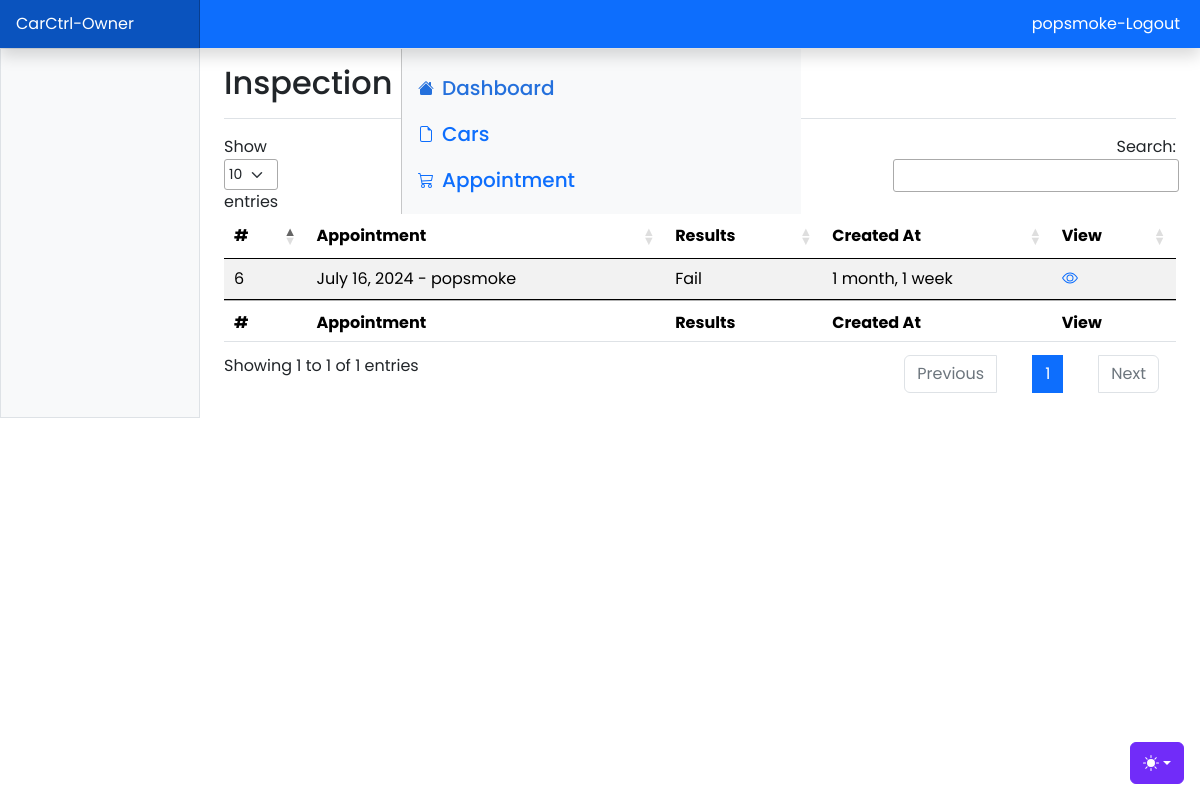
Screenshot of /owner/inspections (signed in) with the database file from the repository.
### App/models.py (models this page shows, shortened)
class User(AbstractUser):
    class Role(models.TextChoices):
        OWNER = "OWNER", "Owner"
        ADMIN = "ADMIN", "Admin"
    base_role = Role.ADMIN
    role = models.CharField(max_length=50, choices=Role.choices)
    phone_number = models.CharField(
        validators=[phone_regex], max_length=13, unique=True, null=True
    )
    address = models.CharField(max_length=100, blank=True)
    groups = models.ManyToManyField(
        "auth.Group",
        related_name="users",
        blank=True,
        verbose_name=_("groups"),
        help_text=_("The groups this user belongs to."),
    )
    user_permissions = models.ManyToManyField(
        Permission,
        related_name="users",
        blank=True,
        verbose_name=_("user permissions"),
        help_text=_("Specific permissions for this user."),
    )

class Inspection(models.Model):
    appointment_id = models.OneToOneField(Appointment, on_delete=models.CASCADE)
    result = models.BooleanField()
    recomendations = models.TextField()
    created_at = models.DateTimeField(auto_now_add=True)

class Appointment(models.Model):
    date = models.DateField()
    owner_id = models.ForeignKey(User, on_delete=models.CASCADE)
    center_id = models.ForeignKey(Center, on_delete=models.CASCADE)
    car_id = models.ForeignKey(Car, on_delete=models.CASCADE)
    type = models.CharField(max_length=50, choices=APPOINTMENT_TYPE)
    status = models.CharField(max_length=10, choices=STATUS, default='pendig')
    pstatus = models.BooleanField(default = 0)
    created_at = models.DateTimeField(auto_now_add=True)
    updated_at = models.DateTimeField(auto_now=True)

### App/views.py (the view)
# urls.py: path('owner/inspections', views.owner_inspections, name="owner-inspection"),
@login_required(login_url='login')
def owner_inspections(request):
    inspections = Inspection.objects.all()
    context = {'inspections': inspections}
    return render(request, "owner-insepections.html", context)

### App/templates/App/owner-insepections.html (shortened to what this page needs)
{% load static %}
{% include 'includes/owner-nav.html' %}
<main class="col-md-9 ms-sm-auto col-lg-10 px-md-4">
    <div
        class="d-flex justify-content-between flex-wrap flex-md-nowrap align-items-center pt-3 pb-2 mb-3 border-bottom">
        <h1 class="h2">Inspection History</h1>
    </div>
    <table id="myTable" class="table table-striped" style="width:100%">
        <thead>
            <tr>
                <th>#</th>
                <th>Appointment</th>
                <th>Results</th>
                <th>Created At</th>
                <th>View</th>
            </tr>
        </thead>
        <tbody>
            {% for inspection in inspections %}
            {% if inspection.appointment_id.owner_id.id != user.id %}
            {% else  %}
        <tr>
            <td>{{inspection.id}}</td>
            <td>{{inspection.appointment_id.date}} - {{inspection.appointment_id.owner_id}}</td>
            <td> {% if  inspection.result %}
                Pass
                {% else %}
                Fail
                {% endif %}
            </td>
            <td>{{inspection.created_at | timesince}}</td>
            <td><a href="{% url 'owner-inspection-view' inspection.id %}" class="text-primary">
                  </a></td>
        </tr>
        {% endif %}
        {% endfor %}
        </tbody>
        <tfoot>
            <tr>
                <th>#</th>
                <th>Appointment</th>
                <th>Results</th>
                <th>Created At</th>
                <th>View</th>
            </tr>
        </tfoot>
    </table>
</main>
{% include 'includes/owner-footer.html' %}

### App/templates/App/includes/owner-nav.html (shortened to what this page needs)
{% load static %}
<!doctype html>
<html lang="en" data-bs-theme="auto">
<head>
  <link rel="stylesheet" href="https://cdn.datatables.net/1.13.5/css/jquery.dataTables.min.css" />
    <link href="https://stackpath.bootstrapcdn.com/bootstrap/5.1.0/css/bootstrap.min.css" rel="stylesheet">
  <link href="{% static 'assets/dist/css/bootstrap.min.css'%}" rel="stylesheet">
  <link href="https://cdn.jsdelivr.net/npm/bootstrap-icons@1.10.5/font/bootstrap-icons.min.css" rel="stylesheet">
  <link href="{% static 'assets/css/dashboard.css'%}" rel="stylesheet">
</head>
<body>
  <div class="dropdown position-fixed bottom-0 end-0 mb-3 me-3 bd-mode-toggle">
    <button class="btn btn-bd-primary py-2 dropdown-toggle d-flex align-items-center" id="bd-theme" type="button"
      aria-expanded="false" data-bs-toggle="dropdown" aria-label="Toggle theme (auto)">
      <svg class="bi my-1 theme-icon-active" width="1em" height="1em">
        <use href="#circle-half"></use>
      </svg>
    </button>
  </div>
  <header class="navbar sticky-top bg-primary flex-md-nowrap p-0 shadow" data-bs-theme="dark">
    <a class="navbar-brand col-md-3 col-lg-2 me-0 px-3 fs-6 text-white" href="/">CarCtrl-Owner</a>
    <a href="{% url 'logoutAc' %}" class="text-white" style="padding-right: 20px; text-decoration: none;">{{ user.username }}-Logout</a>
  </header>
  <div class="container-fluid">
    <div class="row">
      <div class="sidebar border border-right col-md-3 col-lg-2 p-0 bg-body-tertiary">
        <div class="offcanvas-md offcanvas-end bg-body-tertiary" tabindex="-1" id="sidebarMenu"
          aria-labelledby="sidebarMenuLabel">
          <div class="offcanvas-body d-md-flex flex-column p-0 pt-lg-3 overflow-y-auto">
            <ul class="nav flex-column">
              <li class="nav-item">
                <a class="nav-link d-flex align-items-center gap-2 active" aria-current="page"
                  href="{% url 'owner-home' %}">
                  <svg class="bi">
                    <use xlink:href="#house-fill" />
                  </svg>
                  Dashboard
                </a>
              </li>
              <li class="nav-item">
                <a class="nav-link d-flex align-items-center gap-2" href="{% url 'owner-cars' %}">
                  <svg class="bi">
                    <use xlink:href="#file-earmark" />
                  </svg>
                  Cars
                </a>
              </li>
              <li class="nav-item">
                <a class="nav-link d-flex align-items-center gap-2" href="{% url 'owner-appointment' %}">
                  <svg class="bi">
                    <use xlink:href="#cart" />
                  </svg>
                  Appointment
                </a>
              </li>
              <li class="nav-item">
                <a class="nav-link d-flex align-items-center gap-2" href="{% url 'owner-inspection' %}">
                </a>
              </li>
              <li class="nav-item">
                <a class="nav-link d-flex align-items-center gap-2" href="{% url 'owner-notifications' %}">
                </a>
              </li>
            </ul>
          </div>
        </div>
      </div>

### static/assets/css/dashboard.css (style rules this page uses)
body { margin: 0; font-family: 'Poppins', sans-serif; background-color: #fff; }
.bi { display: inline-block; width: 1rem; height: 1rem; }
.sidebar .nav-link { font-size: 20px; font-weight: 500; }
.sidebar .nav-link.active { color: #2470dc; }
.navbar-brand { padding-top: .75rem; padding-bottom: .75rem; background-color: rgba(0, 0, 0, .25); box-shadow: inset -1px 0 0 rgba(0, 0, 0, .25); }

### App/templates/App/includes/owner-nav.html (style rules this page uses)
.bi { vertical-align: -.125em; fill: currentColor; }
.btn-bd-primary { --bd-violet-bg: #712cf9; --bd-violet-rgb: 112.520718, 44.062154, 249.437846; --bs-btn-font-weight: 600; --bs-btn-color: var(--bs-white); --bs-btn-bg: var(--bd-violet-bg); --bs-btn-border-color: var(--bd-violet-bg); --bs-btn-hover-color: var(--bs-white); --bs-btn-hover-bg: #6528e0; --bs-btn-hover-border-color: #6528e0; --bs-btn-focus-shadow-rgb: var(--bd-violet-rgb); --bs-btn-active-color: var(--bs-btn-hover-color); --bs-btn-active-bg: #5a23c8; --bs-btn-active-border-color: #5a23c8; }
.bd-mode-toggle { z-index: 1500; }

### rows the page displays
User: username "popsmoke"
Inspection: id "6", appointment_id "July 16, 2024", appointment_id.owner_id "popsmoke", result "Fail", created_at "1 month, 1 week"
